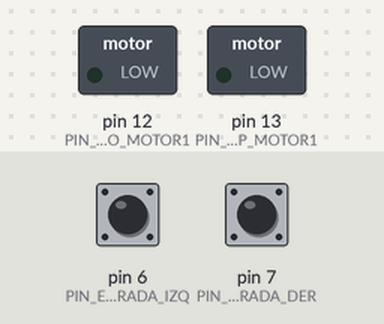
This sketch was run on a simulated Arduino Uno, built with avr-gcc and run on an emulated ATmega328P. Parts: switched loads named in the sketch (green lamp = pin HIGH). Dashed ring = blinking. The test bench sets the inputs (shaded band); at power-on: pin 6 (PIN_ENTRADA_IZQ) HIGH, pin 7 (PIN_ENTRADA_DER) HIGH.

Above: at 1.2 s.
1.3 s: pin 6 (PIN_ENTRADA_IZQ) pulled LOW for 0.15 s
At 3.9 s:
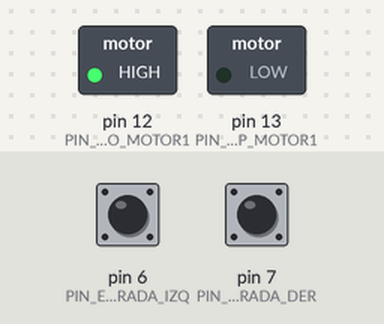
4.3 s: pin 7 (PIN_ENTRADA_DER) pulled LOW for 3.2 s
At 4.67 s:
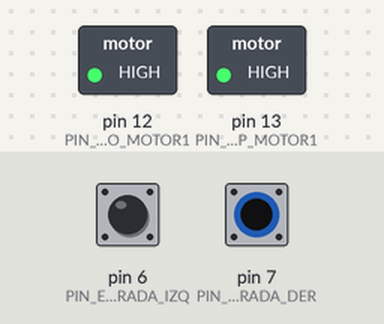
9.0 s: pin 7 (PIN_ENTRADA_DER) pulled LOW for 0.15 s
At 9.67 s:
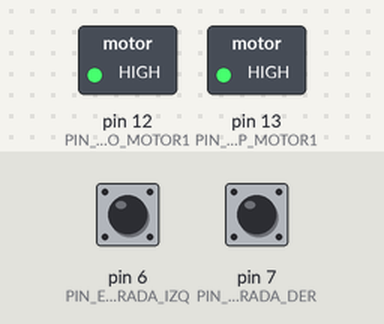
12.1 s: pin 7 (PIN_ENTRADA_DER) pulled LOW for 1 s
At 15.4 s:
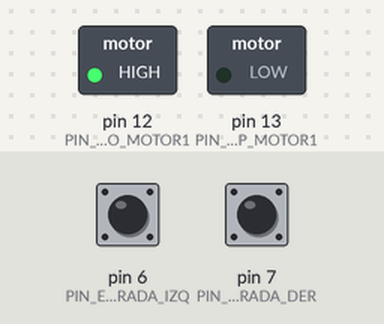
Timing chart, 0 to 16.3 s (numbered marks = the images above; inputs shaded):
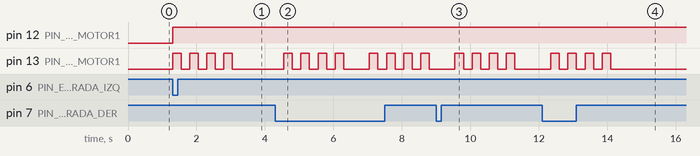

Measured:
- after the input at 1.3 s, pin 12 (PIN_SENTIDO_MOTOR1): LOW → HIGH at once; pin 13 (PIN_STEP_MOTOR1): alternates HIGH for 0.25 s and LOW for 0.25 s, 8 changes in all, then stays LOW, starting at once
- after the input at 4.3 s, pin 13 (PIN_STEP_MOTOR1): goes 3 × (HIGH 0.25 s, LOW 0.25 s), HIGH 0.25 s, LOW 0.75 s, 3 × (HIGH 0.25 s, LOW 0.25 s), HIGH 0.25 s, then LOW, starting after 0.25 s
- after the input at 9.0 s, pin 13 (PIN_STEP_MOTOR1): alternates HIGH for 0.25 s and LOW for 0.25 s, 8 changes in all, then stays LOW, starting after 0.55 s
- after the input at 12.1 s, pin 13 (PIN_STEP_MOTOR1): alternates HIGH for 0.25 s and LOW for 0.25 s, 8 changes in all, then stays LOW, starting after 0.25 s

The sketch:

Programa_motores_v2.ino
```cpp
//Blink without delay
unsigned long interval = 250000;
unsigned long previousMicros;
unsigned long contPasos = 0;


#define PIN_STEP_MOTOR1 13
#define PIN_SENTIDO_MOTOR1 12
#define PIN_ENTRADA_DER 7
#define PIN_ENTRADA_IZQ 6


#define CANT_PASOS_MOTOR1 5


bool state = false;
bool DER = 1;
bool IZQ = 0;

typedef enum
{
  EST_INICIAL = 0,
  EST_WAIT,
  EST_GIRO_DER,
  EST_GIRO_IZQ
}estMef_motor1_enum;


void setup()
{
   // Capturar el primer millis
   previousMicros = micros();
   pinMode(PIN_STEP_MOTOR1, OUTPUT);
   pinMode(PIN_SENTIDO_MOTOR1, OUTPUT);
   pinMode(PIN_ENTRADA_DER, INPUT_PULLUP);
   pinMode(PIN_ENTRADA_IZQ, INPUT_PULLUP);
}
void loop() {
  mef_motor1();
}

void mef_motor1 (void)
{
  static estMef_motor1_enum estMef_motor1 = EST_INICIAL;

  switch (estMef_motor1)
  {
    case EST_INICIAL:
      digitalWrite(PIN_SENTIDO_MOTOR1, IZQ); //Inicializo la direccion
      digitalWrite(PIN_STEP_MOTOR1, LOW);
     //pensar logica para que se alinee
      estMef_motor1 = EST_WAIT;
    break;

    case EST_WAIT:
      if(!digitalRead(PIN_ENTRADA_DER))
      {
        estMef_motor1 = EST_GIRO_DER;
      }
      if(!digitalRead(PIN_ENTRADA_IZQ))
      {
        estMef_motor1 = EST_GIRO_DER;
      }
    break;

    case EST_GIRO_DER:
        giraMotor(DER, CANT_PASOS_MOTOR1);//girar para la derecha
        if(contPasos == CANT_PASOS_MOTOR1)
        {
          estMef_motor1 = EST_WAIT;
          contPasos = 0;
          digitalWrite(PIN_STEP_MOTOR1, LOW);
        }
    break;

    case EST_GIRO_IZQ:
        giraMotor(IZQ, CANT_PASOS_MOTOR1); // girar para la izquierda
        if(contPasos == CANT_PASOS_MOTOR1)
        {
          estMef_motor1 = EST_WAIT;
          contPasos = 0;
          digitalWrite(PIN_STEP_MOTOR1, LOW);
        }
    break;

    default:
      estMef_motor1 = EST_WAIT;
    break;
  }
}

void giraMotor(bool SENTIDO, unsigned long PASOS)
{
   unsigned long currentMicros = micros();

   if (((unsigned long)(currentMicros - previousMicros) >= interval) && (contPasos < PASOS+1))
   {
       state = !state;
       if (state)
       {
       digitalWrite(PIN_SENTIDO_MOTOR1, SENTIDO);
       digitalWrite(PIN_STEP_MOTOR1, HIGH);
       contPasos ++;
       }

       if (!state)
       {
       digitalWrite(PIN_STEP_MOTOR1, LOW);
       }
       previousMicros = micros();
   }
}
```
